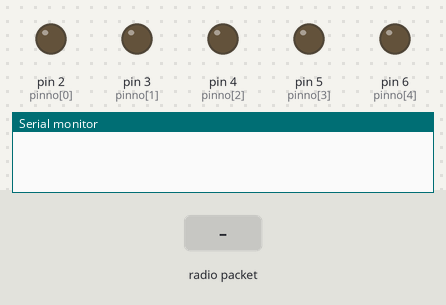
Simulated run of this sketch. Board: Arduino Uno, built with avr-gcc and run on an emulated ATmega328P. On the bench: output pins drawn as LEDs (lit = HIGH), the last lines printed to the serial monitor. The test bench sets the inputs (shaded band). No radio packets arrive unless stated.

Above: at 1.2 s.
1.3 s: radio packet "5" arrives
2.8 s: radio packet "90" arrives
At 3.6 s:
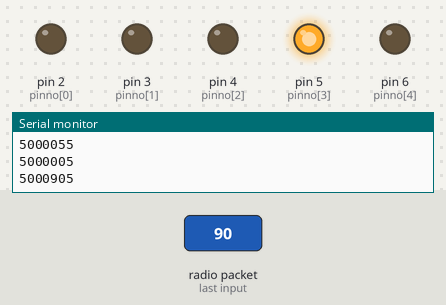
4.3 s: radio packet "200" arrives
At 4.7 s:
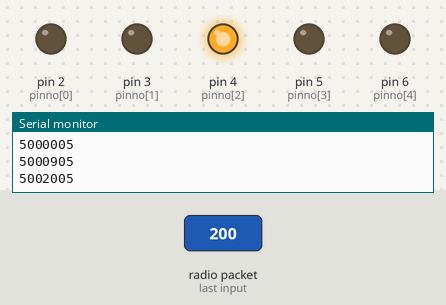
Timing chart, 0 to 7.3 s (numbered marks = the images above; inputs shaded):
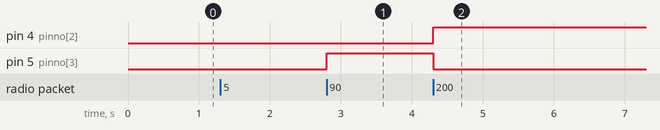

Measured:
- after the input at 2.8 s, pin 5 (pinno[3]): LOW → HIGH at once
- after the input at 4.3 s, pin 4 (pinno[2]): LOW → HIGH at once; pin 5 (pinno[3]): HIGH → LOW at once

The sketch:

Receiver_nrf24.ino
```cpp
#include <SPI.h>
#include <RH_NRF24.h>
int rem[5],pinno[5]={2,3,4,5,6};
RH_NRF24 nrf24(8,10);//Declaring the
// Singleton instance of the radio driver

void setup()
{
  Serial.begin(9600);
  while (!Serial)
    ; // wait for serial port to connect. Needed for nRF
  if (!nrf24.init())
    Serial.println("init failed");
  // Defaults after init are 2.402 GHz (channel 2), 2Mbps, 0dBm
  if (!nrf24.setChannel(1))
    Serial.println("setChannel failed");
  if (!nrf24.setRF(RH_NRF24::DataRate2Mbps, RH_NRF24::TransmitPower0dBm))
    Serial.println("setRF failed");
  pinMode(2,OUTPUT); //Outputs to LEDs
  pinMode(3,OUTPUT);
  pinMode(4,OUTPUT);
  pinMode(5,OUTPUT);
  pinMode(6,OUTPUT);
}

void loop()
{
  int i;
  if (nrf24.available())// Message for Reciever
  {
    uint8_t buf[RH_NRF24_MAX_MESSAGE_LEN]; //uninitialized char message for reciever
    uint8_t len = sizeof(buf);   //Length of message
    nrf24.recv(buf, &len);
    long num = atoi((const char*) buf);  //Converting Char to long
    num=(num*10)+5;       //Adding constants to number
    num=num+5000000;      //so that compurt does not ignore 0s
    Serial.println(num);
    for(i=6;i>=0;i--)
    {
      if((i!=6)||(i!=0))   //Ignoring the last and first constant bits
      {
       rem[i]=num%10;      //To access each individual bits
       num=num/10;
       if(rem[i])
       {
         digitalWrite(pinno[i-1],1);  //Output HIGH to LED
       }
       else
       {
         digitalWrite(pinno[i-1],0);   //Output LOW to LED
       }
      }}}}
```
